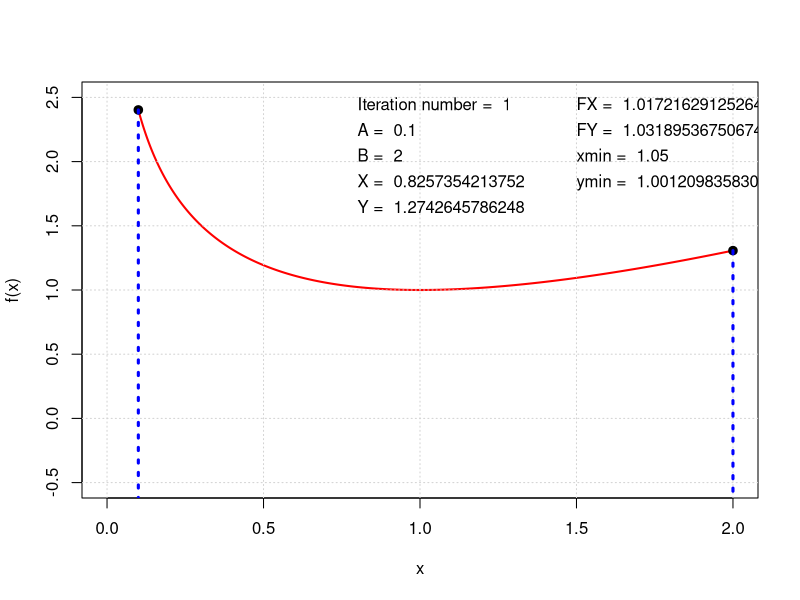
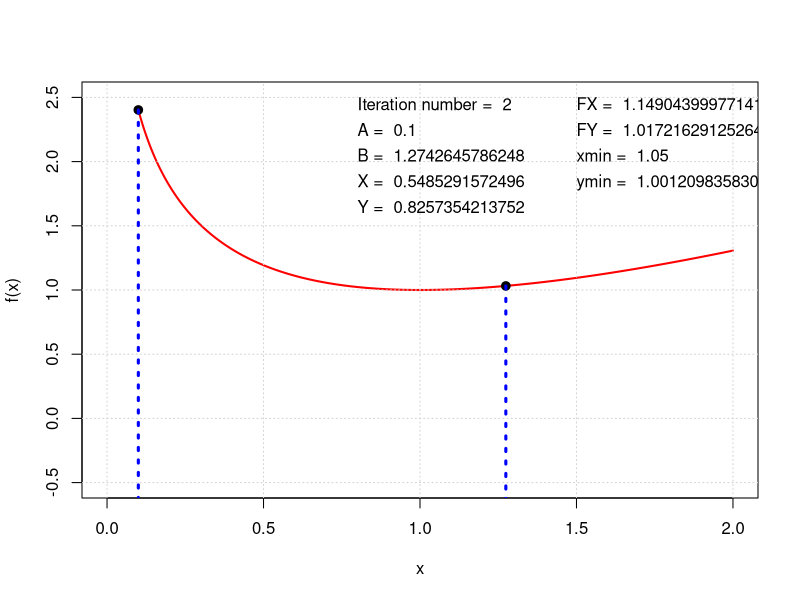
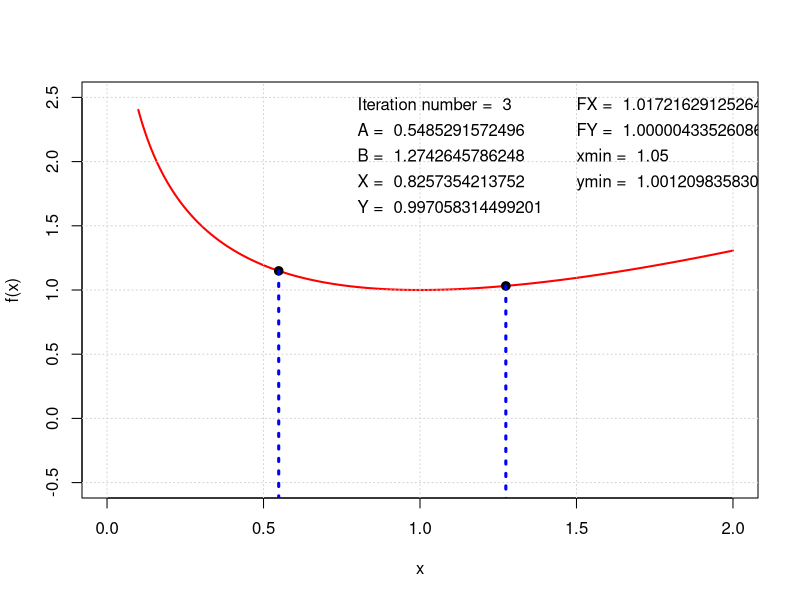
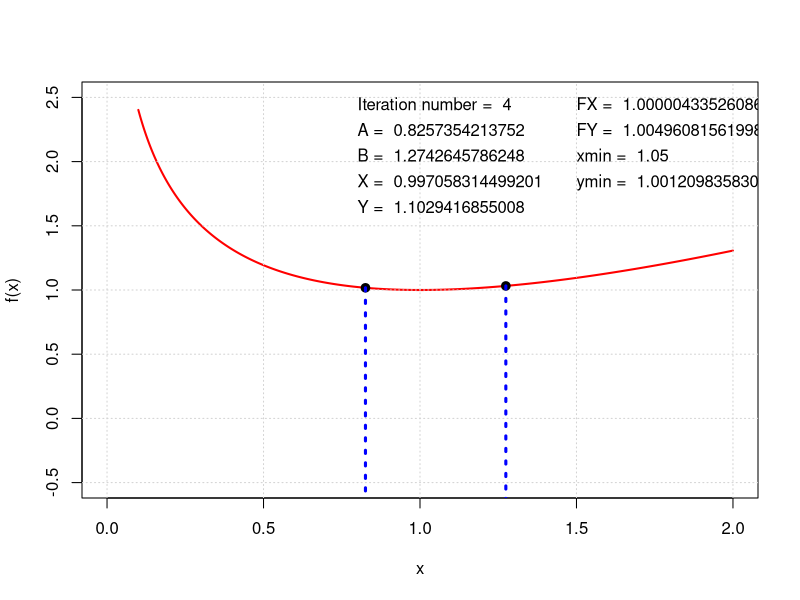
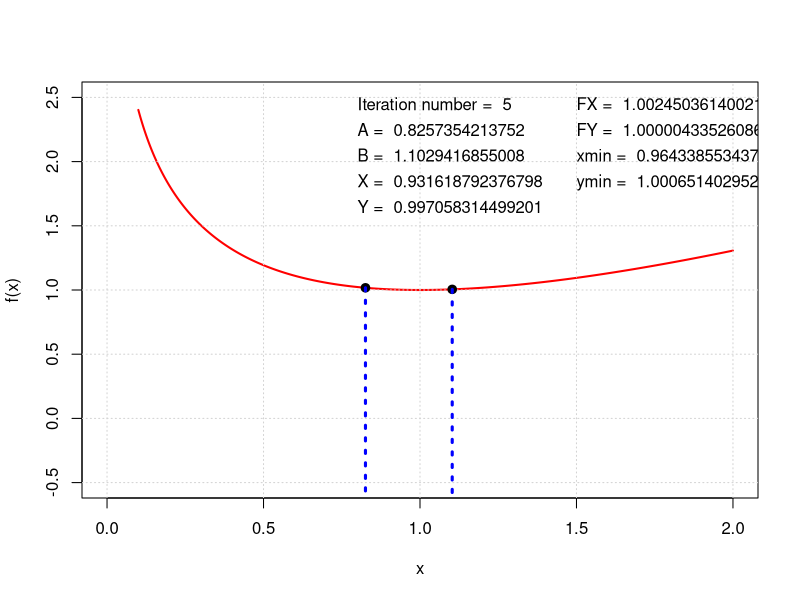
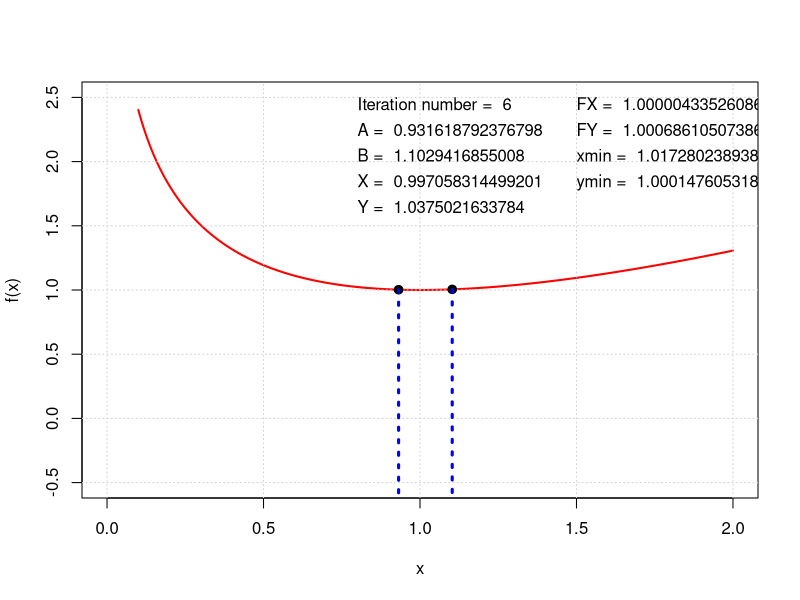
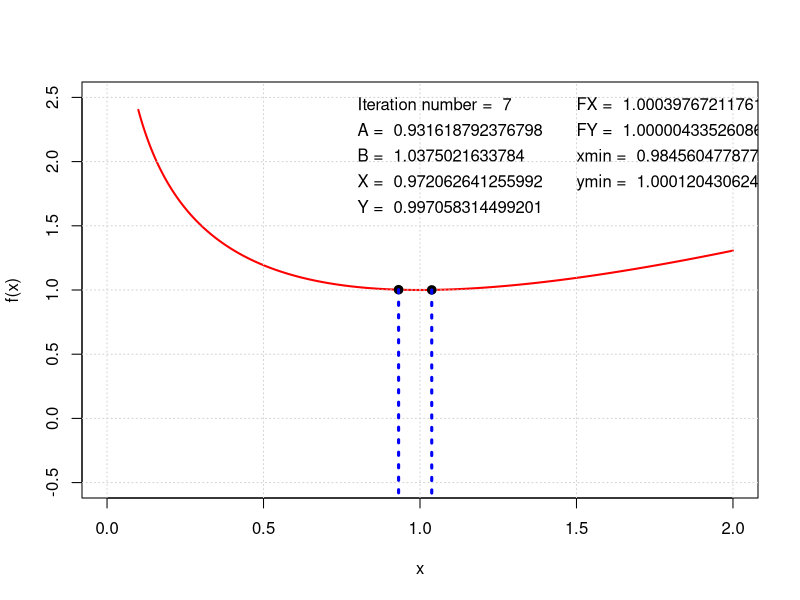
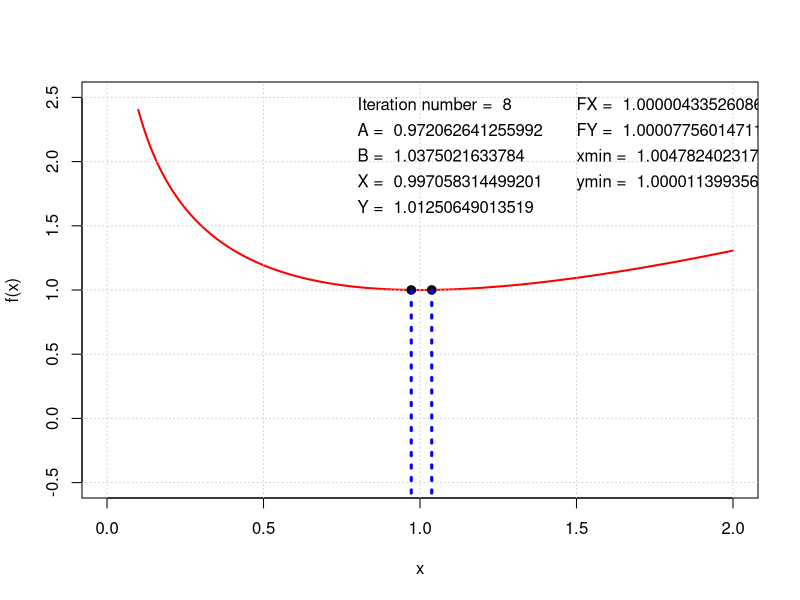

Generate these figures, in order, with R:
main = function()
{ 
  f = function(x){
    return(x-log(x, exp(1)))
  }
  
  lambda=(1+sqrt(5))/2
  A=0.1
  B=2
  delta=(B-A)/(lambda^2)
  
  X=A+delta
  Y=B-delta
  
  FX=f(X)
  FY=f(Y)
  
  h=0.001
  E=0.001
  ymin=100000
  
  iter=0
  textpos = 2.4
  x=seq(A,B,h)
  ans=0
  while(B-A > 2*E){
    iter=iter+1
    if(f((A+B)/2) < ymin){
      xmin = (A+B)/2
      ymin = f((A+B)/2)
    }
    plot(x,f(x), type="l", col="red", lwd="2",
         ylim=c(-0.5,2.5), xlim=c(0,2))
    grid()
    
    points(c(A,B), c(f(A),f(B)), lwd="2", pch=19)
    lines(c(A,A),c(f(A), -1000),lty="dotted", lwd="3", col="blue")
    lines(c(B,B),c(f(B), -1000),lty="dotted", lwd="3", col="blue")
    
    text(0.8,textpos,paste("Iteration number = ", iter), adj = c(0,0))
    text(0.8,textpos-0.2,paste("A = ", A), adj = c(0,0))
    text(0.8,textpos-0.4,paste("B = ", B), adj = c(0,0))
    text(0.8,textpos-0.6,paste("X = ", X), adj = c(0,0))
    text(0.8,textpos-0.8,paste("Y = ", Y), adj = c(0,0))
    text(1.5,textpos-0.0,paste("FX = ", FX), adj = c(0,0))
    text(1.5,textpos-0.2,paste("FY = ", FY), adj = c(0,0))
    text(1.5,textpos-0.4,paste("xmin = ", xmin), adj = c(0,0))
    text(1.5,textpos-0.6,paste("ymin = ", ymin), adj = c(0,0))
  
    
    if(FX>FY){
      A=X
      X=Y
      FX=FY
      Y=A+B-X
      FY=f(Y)
    }
    else{
      B=Y
      Y=X
      FY=FX
      X=A+B-Y
      FX=f(X)
    }
    browser()  
    
    #Sys.sleep(1)
  }
  
  plot(x,f(x), type="l", col="red", lwd="2",
       ylim=c(-0.5,2.5), xlim=c(0,2))
  grid()
  
  xmin=(A+B)/2
  ymin=f(xmin)
  
  
  points(xmin, ymin, lwd="2", pch=19)
  lines(c(xmin,xmin),c(ymin, -1000),lty="dotted", lwd="3", col="blue")
  lines(c(xmin,-1000),c(ymin, ymin),lty="dotted", lwd="3", col="blue")
  
  text(0.8,textpos,paste("Iteration number = ", iter), adj = c(0,0))
  text(0.8,textpos-0.2,paste("A = ", A), adj = c(0,0))
  text(0.8,textpos-0.4,paste("B = ", B), adj = c(0,0))
  text(0.8,textpos-0.6,paste("X = ", X), adj = c(0,0))
  text(0.8,textpos-0.8,paste("Y = ", Y), adj = c(0,0))
  text(1.5,textpos-0.0,paste("FX = ", FX), adj = c(0,0))
  text(1.5,textpos-0.2,paste("FY = ", FY), adj = c(0,0))
  text(1.5,textpos-0.4,paste("xmin = ", xmin), adj = c(0,0))
  text(1.5,textpos-0.6,paste("ymin = ", ymin), adj = c(0,0))
  
}
main()